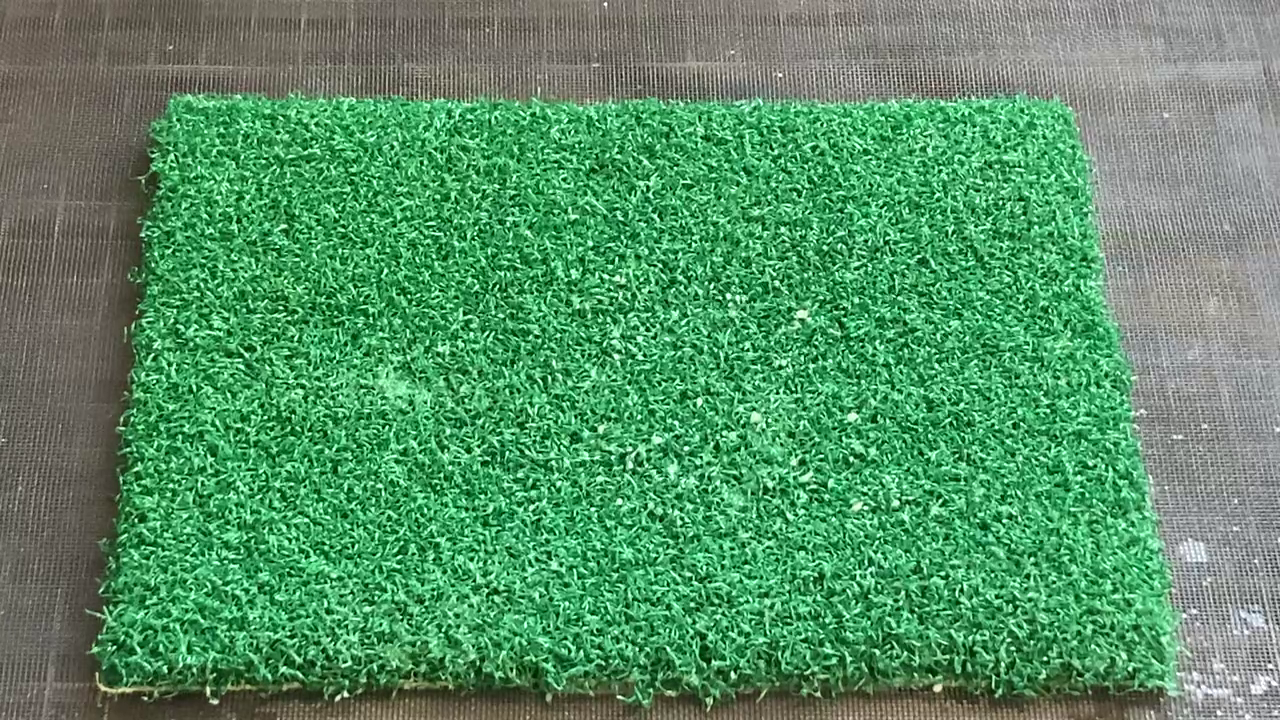
#> input picture frame 38 of inputVids/stableSprayBottle.avi, 1280 x 720 px
$ python originalcode.py
#> lines starting #> are read from the running program, lines starting #| are printed output that depends on the picture; after the words box and inside, x2 and y2 are one past the last pixel; in counts of white or black regions, pixels touching at a corner belong together
# -*- coding: utf-8 -*-

import imutils
import cv2 as cv
import numpy as np
import os

# =============================================================================
# USER-SET PARAMETERS
# =============================================================================

# FILES
input_file = "stableSprayBottle.avi"
output_file = "stableSprayBottleOUT.mp4"
outputFlag = True
displayFlag = False

# mask lower threshold
MASK_THRESH = 10

# Number of frames to pass before changing the frame to compare the current
# frame against
FRAMES_TO_PERSIST = 10

# Minimum boxed area for a detected motion to count as actual motion
# Use to filter out noise or small objects
MIN_SIZE_FOR_MOVEMENT = 2000

# Minimum length of time where no motion is detected it should take
#(in program cycles) for the program to declare that there is no movement
MOVEMENT_DETECTED_PERSISTENCE = 100

# =============================================================================
# CORE PROGRAM
# =============================================================================

filePath = os.path.realpath(__file__)
fileDir = os.path.dirname(filePath)
inDir = fileDir.replace('python', 'inputVids')
outDir = fileDir.replace('python', 'outputVids')
input_path = os.path.join(inDir,input_file)
output_path = os.path.join(outDir,output_file)

cap = cv.VideoCapture(input_path)

if outputFlag:

    frame_width = 800 #int(cap.get(3))
    frame_height = 450 #int(cap.get(4))

    size = (frame_width, frame_height)
    result = cv.VideoWriter(output_path, cv.VideoWriter_fourcc(*"mp4v"), 30, size)

# Init frame variables
first_frame = None
next_frame = None

# Init display font and timeout counters
font = cv.FONT_HERSHEY_SIMPLEX
delay_counter = 0
movement_persistent_counter = 0

# LOOP!
while True:

    # Set transient motion detected as false
    transient_movement_flag = False

    # Read frame
    ret, frame = cap.read()
#> frame is the input picture: shape (720, 1280, 3); mean B, G, R 102.7, 146.5, 86.3
    text = "Unoccupied"

    # If there's an error in capturing
    if not ret:
        print("CAPTURE ERROR or SUCCESS!")
        break

    # Resize and save a greyscale version of the image
    frame = imutils.resize(frame, width = 400)
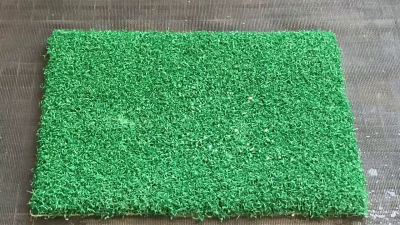
#> frame: shape (225, 400, 3); mean B, G, R 102.7, 146.5, 86.3
    gray = cv.cvtColor(frame, cv.COLOR_BGR2GRAY)
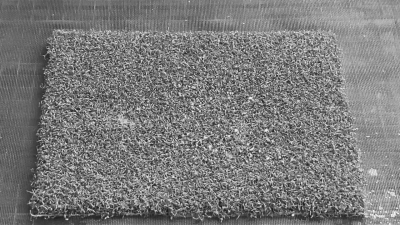
#> gray: shape (225, 400); min 27, max 243, mean 123.5

    # Blur it to remove camera noise (reducing false positives)
    gray_blurred = cv.GaussianBlur(gray, (21, 21), 0)
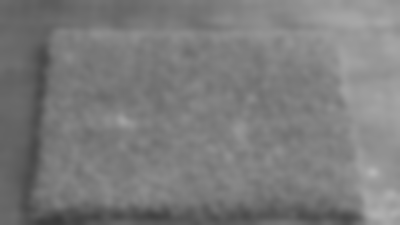
#> gray_blurred: shape (225, 400); min 58, max 181, mean 123.4

    # If the first frame is nothing, initialise it
    if first_frame is None: first_frame = gray_blurred

    delay_counter += 1

    # Otherwise, set the first frame to compare as the previous frame
    # But only if the counter reaches the appriopriate value
    # The delay is to allow relatively slow motions to be counted as large
    # motions if they're spread out far enough
    if delay_counter > FRAMES_TO_PERSIST:
        delay_counter = 0
        first_frame = next_frame


    # Set the next frame to compare (the current frame)
    next_frame = gray_blurred

    # Compare the two frames, find the difference
    frame_delta = cv.absdiff(first_frame, next_frame)
#> frame_delta: shape (225, 400); every value is 0
    thresh = cv.threshold(frame_delta, 25, 255, cv.THRESH_BINARY)[1]

    # Fill in holes via dilate(), and find contours of the thesholds
    thresh = cv.dilate(thresh, None, iterations = 2)
    cnts, _ = cv.findContours(thresh.copy(), cv.RETR_EXTERNAL, cv.CHAIN_APPROX_SIMPLE)
#> cnts = []

    # loop over the contours
    for c in cnts:

        # # Save the coordinates of all found contours
        # (x, y, w, h) = cv.boundingRect(c)

        # If the contour is too small, ignore it, otherwise, there's transient
        # movement
        if cv.contourArea(c) > MIN_SIZE_FOR_MOVEMENT:
            transient_movement_flag = True
#> this loop made 0 passes

            # # Draw a rectangle around big enough movements
            # cv.rectangle(frame, (x, y), (x + w, y + h), (0, 255, 0), 2)

    # The moment something moves momentarily, reset the persistent
    # movement timer.
    if transient_movement_flag == True:
        movement_persistent_flag = True
        movement_persistent_counter = MOVEMENT_DETECTED_PERSISTENCE

    # As long as there was a recent transient movement, say a movement
    # was detected
    if movement_persistent_counter > 0:
        text = "Movement Detected " + str(movement_persistent_counter)
        movement_persistent_counter -= 1
    else:
        text = "No Movement Detected"

    # Print the text on the screen, and display the raw and processed video
    # feeds
    cv.putText(frame, str(text), (10,35), font, 0.75, (255,255,255), 2, cv.LINE_AA)
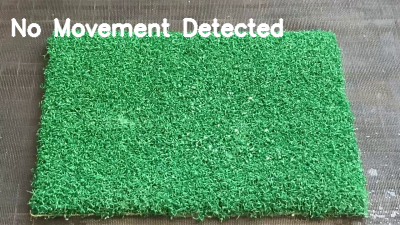
#> frame: shape (225, 400, 3); 3.65% of pixels changed, all inside (x1, y1, x2, y2) = (10, 17, 284, 38)

    # For if you want to show the individual video frames
#    cv.imshow("frame", frame)
#    cv.imshow("delta", frame_delta)

    # threshold mask
    _,mask = cv.threshold(frame_delta,MASK_THRESH,255,cv.THRESH_BINARY)

    # Convert to color for splicing
    gray_blurred = cv.cvtColor(gray_blurred, cv.COLOR_GRAY2BGR)
#> gray_blurred: shape (225, 400, 3)
    frame_delta = cv.cvtColor(frame_delta, cv.COLOR_GRAY2BGR)
#> frame_delta: shape (225, 400, 3); every value is 0
    mask = cv.cvtColor(mask, cv.COLOR_GRAY2BGR)

    # show frame
    # concatenate image Horizontally
    winTop = np.concatenate((frame, gray_blurred), axis=1)
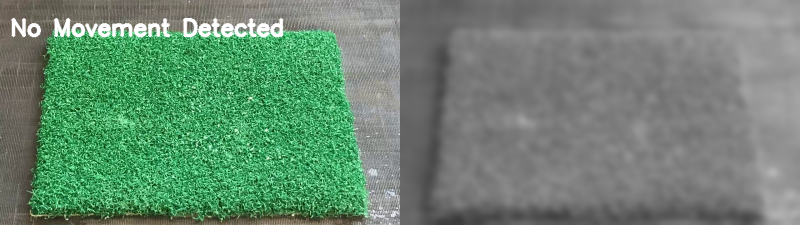
#> winTop: shape (225, 800, 3); mean B, G, R 114.9, 136.4, 106.7
    winBot = np.concatenate((frame_delta, mask), axis=1)
#> winBot: shape (225, 800, 3); every value is 0
    # concatenate image Vertically
    winStack = np.concatenate((winTop, winBot), axis=0)
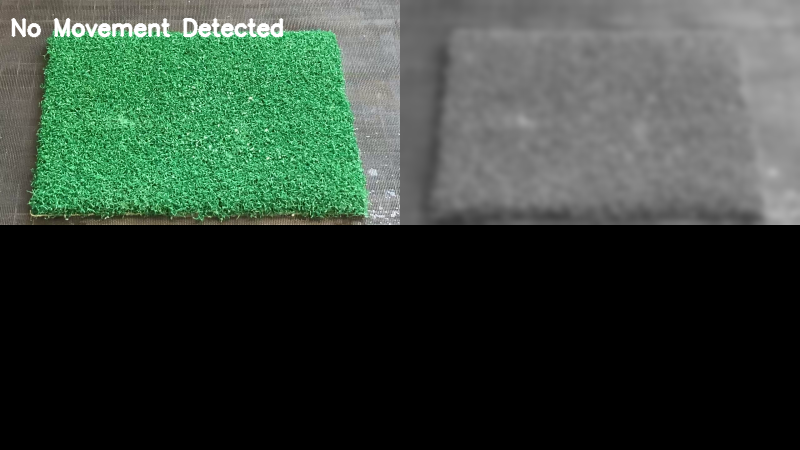
#> winStack: shape (450, 800, 3); mean B, G, R 57.5, 68.2, 53.4

    if displayFlag: cv.imshow("look! cool!", winStack)

    if outputFlag: result.write(winStack)

    # print(winStack.shape[1],winStack.shape[0])

    # Interrupt trigger by pressing q to quit the open CV program
    ch = cv.waitKey(1)
#> (key q is pressed here)
    if ch & 0xFF == ord('q'):
        break

# Cleanup when closed
cv.waitKey(0)
cv.destroyAllWindows()
cap.release()
if outputFlag: result.release()

$ run again, starting later in the video
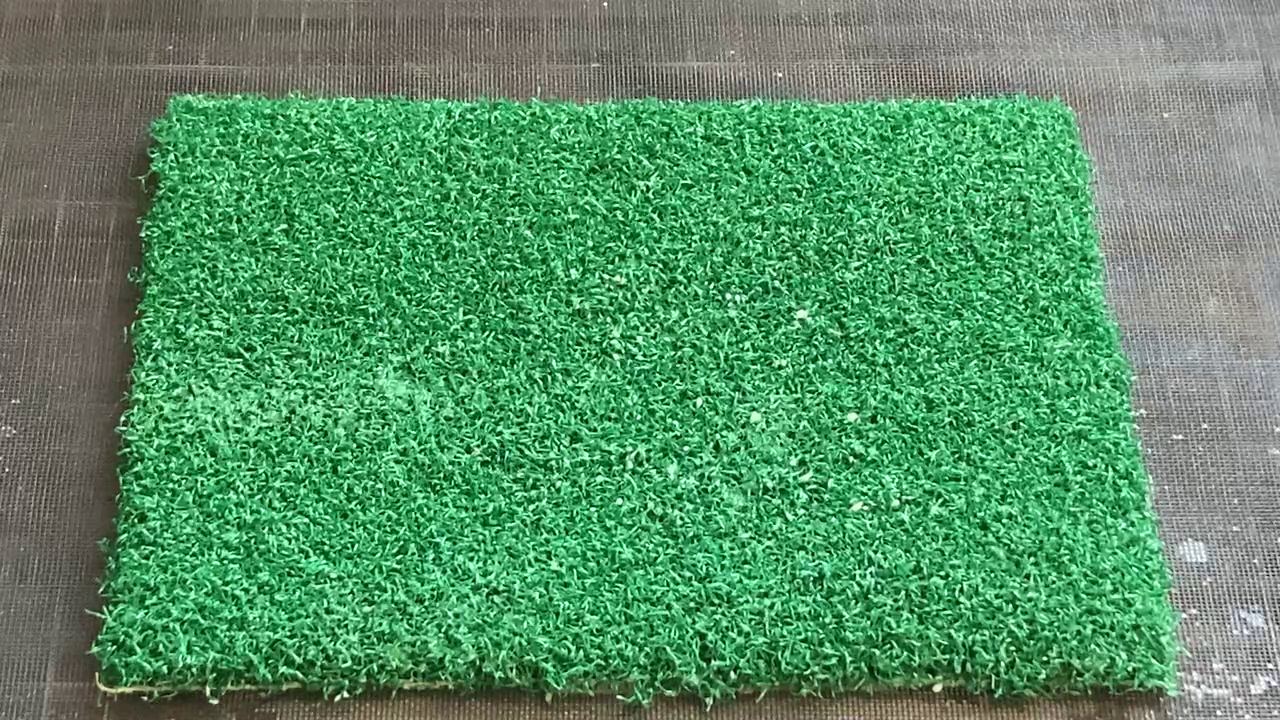
#> input picture frame 171 of inputVids/stableSprayBottle.avi, 1280 x 720 px
#> frame is the input picture: shape (720, 1280, 3); mean B, G, R 103.5, 146.5, 86.8
#> `gray = cv.cvtColor(frame, cv.COLOR_BGR2GRAY)`:
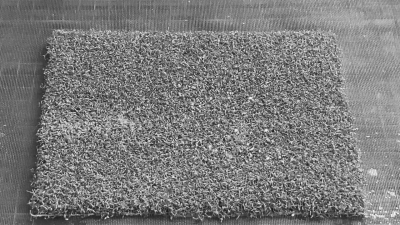
#> gray: shape (225, 400); min 24, max 244, mean 123.7
#> cnts = []
#> `winTop = np.concatenate((frame, gray_blurred), axis=1)`:
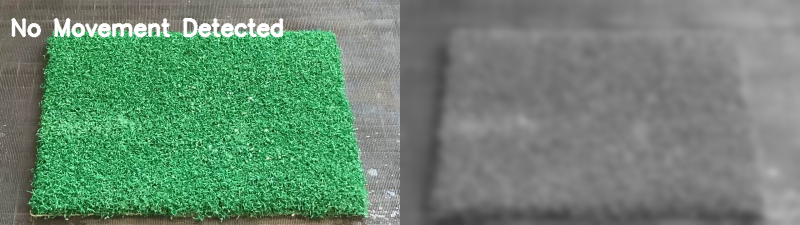
#> winTop: shape (225, 800, 3); mean B, G, R 115.5, 136.6, 107.2
#> winBot: shape (225, 800, 3); every value is 0

$ run again, starting later in the video
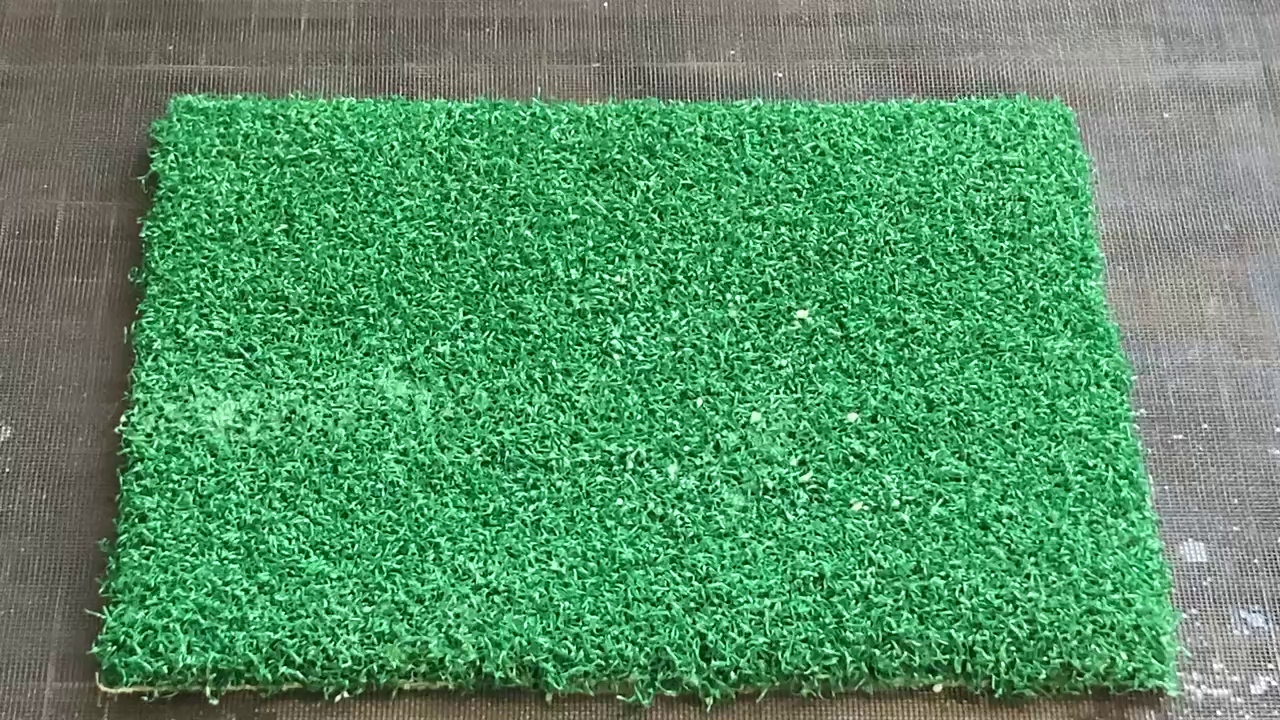
#> input picture frame 304 of inputVids/stableSprayBottle.avi, 1280 x 720 px
#> frame is the input picture: shape (720, 1280, 3); mean B, G, R 103.6, 146.9, 86.8
#> `gray_blurred = cv.GaussianBlur(gray, (21, 21), 0)`:
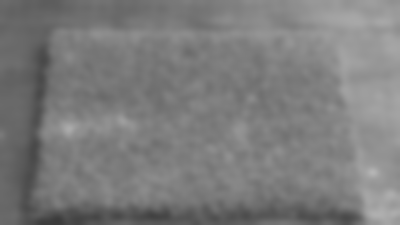
#> gray_blurred: shape (225, 400); min 59, max 181, mean 123.9
#> cnts = []
#> winBot: shape (225, 800, 3); every value is 0
#> `winStack = np.concatenate((winTop, winBot), axis=0)`:
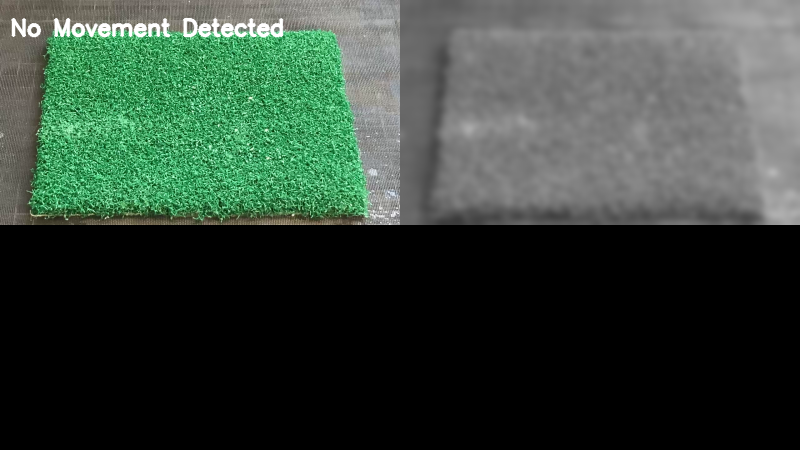
#> winStack: shape (450, 800, 3); mean B, G, R 57.8, 68.4, 53.6
